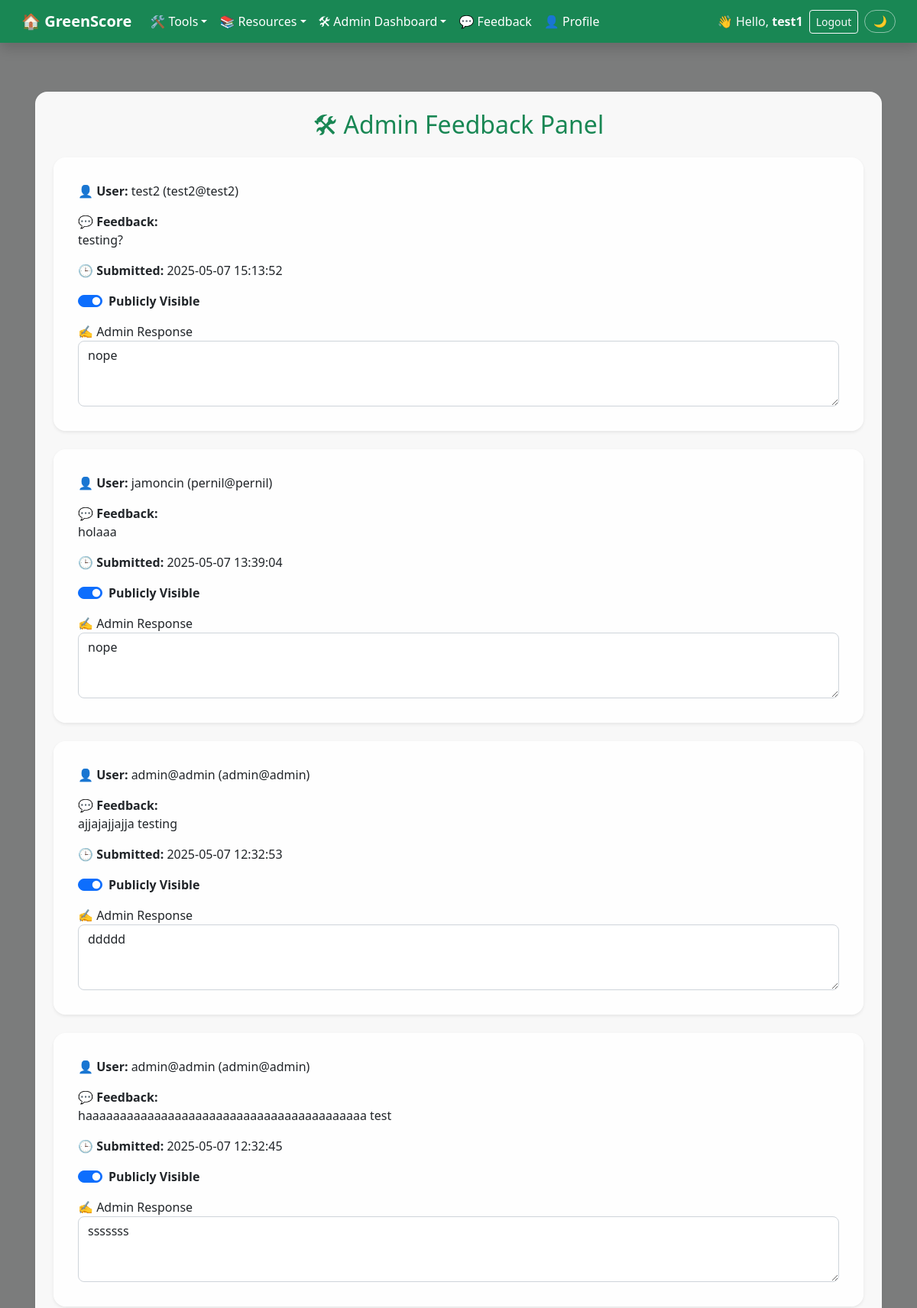
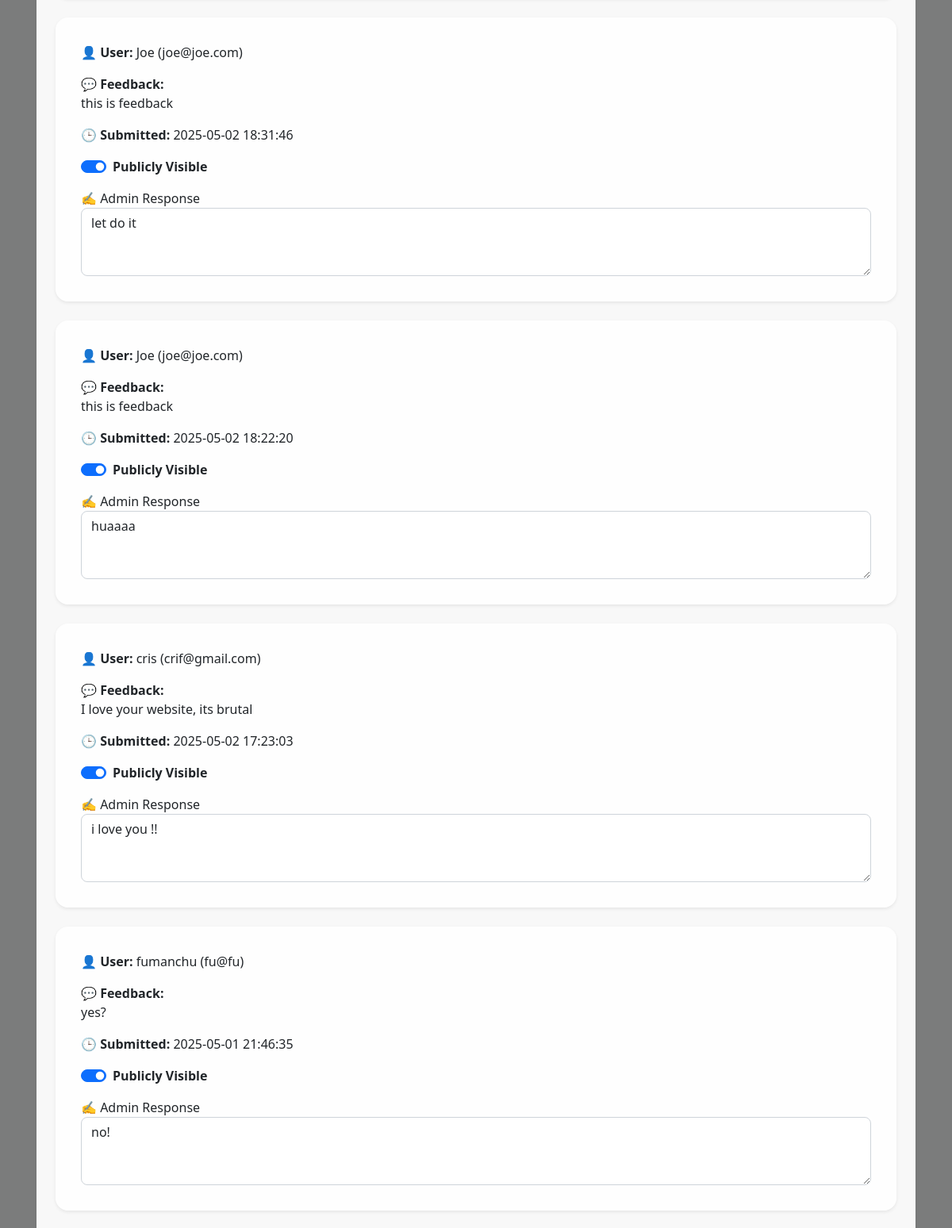
The app's page /pages/admin/admin_feedback.php (signed in, upper part) with its own data (2 pictures, top to bottom).
### tables this page shows
CREATE TABLE `feedback` (
  `id` int(11) NOT NULL,
  `user_id` int(10) UNSIGNED DEFAULT NULL,
  `name` varchar(100) NOT NULL,
  `email` varchar(100) NOT NULL,
  `message` text NOT NULL,
  `created_at` timestamp NOT NULL DEFAULT current_timestamp(),
  `visible_to_public` tinyint(1) DEFAULT 0,
  `admin_response` text DEFAULT NULL,
  `admin_username` varchar(100) DEFAULT NULL,
  `admin_response_at` datetime DEFAULT NULL
);

### pages/admin/admin_feedback.php (the view, shortened to what this page needs)
<?php
require_once ROOT_PATH . '/includes/connect_db.php';
include ROOT_PATH . '/includes/nav.php';
$b      = BASE_URL;
$result = mysqli_query($link,
    "SELECT id, name, email, message, created_at, visible_to_public, admin_response
     FROM feedback
     ORDER BY created_at DESC"
);
?>
<!DOCTYPE html>
<html lang="en">
<head>
    <?php include ROOT_PATH . '/includes/head.php'; ?>
</head>
<body class="bg-page overlay-50"
      style="background-image: url('<?= $b ?>/assets/images/forest-hero.jpg'); min-height: 100vh;">
<div class="container content-wrapper">
    <div class="card card-bg shadow-sm mb-4 p-4">
        <h2 class="mb-4 text-success text-center">🛠 Admin Feedback Panel</h2>
        <?php if (mysqli_num_rows($result) > 0): ?>
            <form action="<?= $b ?>/pages/admin/process_feedback_admin.php" method="POST">
                <?php while ($row = mysqli_fetch_assoc($result)): ?>
                    <div class="card card-bg mb-4 shadow-sm p-3">
                        <div class="card-body">
                            <p>
                                <strong>👤 User:</strong> <?= htmlspecialchars($row['name']) ?>
                                (<?= htmlspecialchars($row['email']) ?>)
                            </p>
                            <p><strong>💬 Feedback:</strong><br>
                                <?= nl2br(htmlspecialchars($row['message'])) ?>
                            </p>
                            <p><strong>🕒 Submitted:</strong> <?= $row['created_at'] ?></p>
                            <div class="form-check form-switch mt-3">
                                <input class="form-check-input" type="checkbox" role="switch"
                                       name="visible_to_public[<?= $row['id'] ?>]"
                                       id="visible_to_public<?= $row['id'] ?>"
                                    <?= $row['visible_to_public'] ? 'checked' : '' ?>>
                                <label class="form-check-label fw-semibold"
                                       for="visible_to_public<?= $row['id'] ?>">
                                    Publicly Visible
                                </label>
                            </div>
                            <div class="mt-3">
                                <label for="admin_response_<?= $row['id'] ?>">✍️ Admin Response</label>
                                <textarea class="form-control"
                                          name="admin_response[<?= $row['id'] ?>]"
                                          id="admin_response_<?= $row['id'] ?>"
                                          rows="3"><?= htmlspecialchars($row['admin_response'] ?? '') ?></textarea>
                            </div>
                        </div>
                    </div>
                <?php endwhile; ?>
            </form>
        <?php else: ?>
            <div class="alert alert-info">No feedback submitted yet.</div>
        <?php endif; ?>
    </div>
</div>
</body>
</html>

### style.css (style rules this page uses)
:root { --green-primary: #198754; --green-light: #d4edda; --green-dark: #14532d; --gray-light: #f8f9fa; --text-dark: #212529; --white: #ffffff; --card-bg: rgba(255, 255, 255, 0.95); --card-radius: 1rem; --transition: 0.2s ease; }
*, *::before, *::after { box-sizing: border-box; }
html, body { height: 100%; margin: 0; padding: 0; }
body { font-family: 'Segoe UI', Tahoma, Geneva, Verdana, sans-serif; background-color: var(--gray-light); color: var(--text-dark); display: flex; flex-direction: column; }
body.bg-page { background-size: cover; background-position: center; background-repeat: no-repeat; background-attachment: fixed; position: relative; }
body.overlay-50::before, body.overlay-60::before { content: ''; position: fixed; inset: 0; z-index: 0; pointer-events: none; }
body.overlay-50::before { background: rgba(0, 0, 0, 0.5); }
.content-wrapper { flex: 1; padding: 4rem 1rem; position: relative; z-index: 1; }
.card-bg { background: var(--card-bg); border-radius: var(--card-radius); box-shadow: 0 4px 16px rgba(0, 0, 0, 0.12); }
.card { border-radius: var(--card-radius); border: none; box-shadow: 0 4px 12px rgba(0, 0, 0, 0.1); }
.form-control, .form-select { border-radius: 0.5rem; border: 1px solid #ced4da; transition: border-color var(--transition), box-shadow var(--transition); }

### records on screen
feedback: name "test2", email "test2@test2", message "testing?", created_at "2025-05-07 15:13:52", visible_to_public "☑", id+admin_response "nope"
feedback: name "jamoncin", email "pernil@pernil", message "holaaa", created_at "2025-05-07 13:39:04", visible_to_public "☑", id+admin_response "nope"
feedback: name "admin@admin", email "admin@admin", message "ajjajajjajja testing", created_at "2025-05-07 12:32:53", visible_to_public "☑", id+admin_response "ddddd"
feedback: name "admin@admin", email "admin@admin", message "haaaaaaaaaaaaaaaaaaaaaaaaaaaaaaaaaaaaaaaaa test", created_at "2025-05-07 12:32:45", visible_to_public "☑", id+admin_response "sssssss"
feedback: name "Joe", email "joe@joe.com", message "this is feedback", created_at "2025-05-02 18:31:46", visible_to_public "☑", id+admin_response "let do it"
feedback: name "Joe", email "joe@joe.com", message "this is feedback", created_at "2025-05-02 18:22:20", visible_to_public "☑", id+admin_response "huaaaa"
feedback: name "cris", email "crif@gmail.com", message "I love your website, its brutal", created_at "2025-05-02 17:23:03", visible_to_public "☑", id+admin_response "i love you !!"
feedback: name "fumanchu", email "fu@fu", message "yes?", created_at "2025-05-01 21:46:35", visible_to_public "☑", id+admin_response "no!"

### other values on screen
$_SESSION['username'] "test1"
